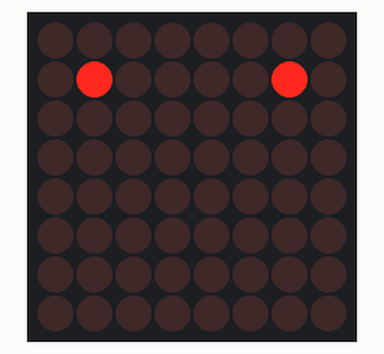
Simulated run of this program. Board: Raspberry Pi Pico running MicroPython. On the bench: 8×8 LED matrix. At 8.5 s the program stops and its outputs stay as they are.

Above: at 0.17 s.
At 1.94 s:
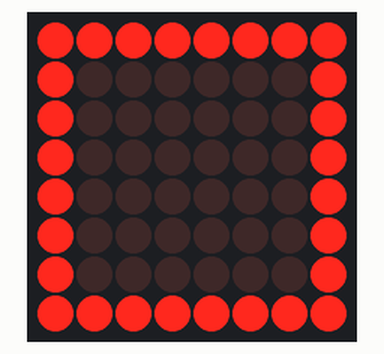
At 3.83 s:
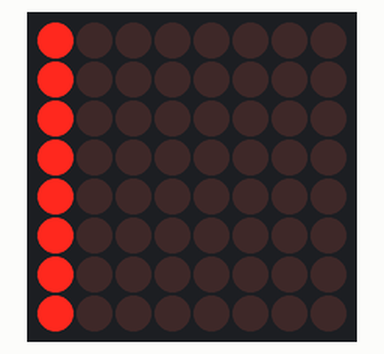
At 4.79 s:
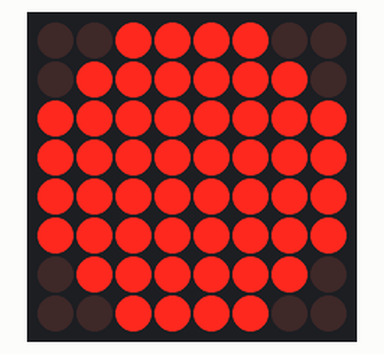
At 6.14 s:
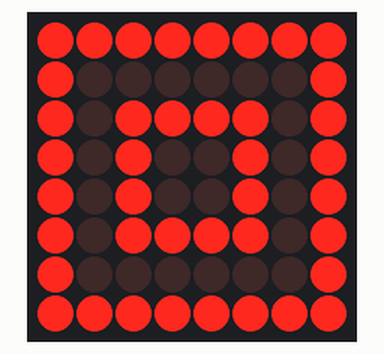
At 8.1 s:
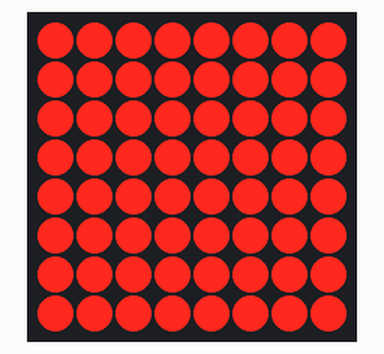

Measured:
- what the display in image 1 shows lasts 0.4 s, from 1.7 s to 2.1 s
- what the display in image 5 shows lasts 0.5 s, from 8.0 s to 8.5 s

The program:

matrix8x8_bitbang.py
```python
"""
Teste da Matriz LED 8x8 com MAX7219 via Bit-Bang
================================================

Este script testa uma matriz LED 8x8 usando o driver MAX7219
através de comunicação SPI implementada manualmente (bit-bang).

Hardware necessário:
- Matriz LED 8x8
- Driver MAX7219
- Raspberry Pi Pico RP2040

Conexões (usando GPIOs disponíveis):
- DIN: Pino 4  (Data In)
- CS:  Pino 5  (Chip Select)
- CLK: Pino 3  (Clock)
- VCC: 3.3V
- GND: GND

Autor: Original
"""

from machine import Pin
import time

# Usando apenas os GPIOs disponíveis: 29, 28, 5, 4, 3, 2
DIN = Pin(4,  Pin.OUT)  # Data In
CS  = Pin(5,  Pin.OUT)  # Chip Select
CLK = Pin(3,  Pin.OUT)  # Clock

def send_byte(data):
    for i in range(8):
        CLK.off()
        DIN.value((data >> (7 - i)) & 1)
        CLK.on()

def max7219_write(register, data):
    CS.off()
    send_byte(register)
    send_byte(data)
    CS.on()

def max7219_init():
    CS.on()
    max7219_write(0x09, 0x00)  # Decoding: off
    max7219_write(0x0A, 0x0F)  # Brightness: max
    max7219_write(0x0B, 0x07)  # Scan limit: 7 (all digits)
    max7219_write(0x0C, 0x01)  # Shutdown: 1 (normal operation)
    max7219_write(0x0F, 0x00)  # Display test: off
    # Limpa o display
    for i in range(1, 9):
        max7219_write(i, 0)

def clear():
    for i in range(1, 9):
        max7219_write(i, 0)

def show_pattern(pattern, delay=0.2):
    for i, val in enumerate(pattern):
        max7219_write(i+1, val)
    time.sleep(delay)

max7219_init()

# 1. X animado
for _ in range(2):
    for i in range(8):
        row = (1 << i) | (1 << (7 - i))
        pattern = [0]*8
        pattern[i] = row
        show_pattern(pattern, 0.1)
    clear()

# 2. Quadrado girando
square = [
    0b11111111,
    0b10000001,
    0b10000001,
    0b10000001,
    0b10000001,
    0b10000001,
    0b10000001,
    0b11111111
]
for _ in range(2):
    show_pattern(square, 0.4)
    show_pattern([0b00000000]*8, 0.2)
clear()

# 3. Snake (cobrinha)
snake = [0b00000001]
for i in range(1, 8):
    snake.append(snake[-1] << 1)
for s in snake + snake[::-1]:
    show_pattern([s]*8, 0.1)
clear()

# 4. Círculo piscando
circle = [
    0b00111100,
    0b01111110,
    0b11111111,
    0b11111111,
    0b11111111,
    0b11111111,
    0b01111110,
    0b00111100
]
for _ in range(3):
    show_pattern(circle, 0.2)
    show_pattern([0b00000000]*8, 0.2)
clear()

# 5. Caminho em espiral
spiral = [
    0b11111111,
    0b10000001,
    0b10111101,
    0b10100101,
    0b10100101,
    0b10111101,
    0b10000001,
    0b11111111
]
for _ in range(2):
    show_pattern(spiral, 0.4)
    show_pattern([0b00000000]*8, 0.2)
clear()

# 6. Aleatório: "caminhando" na diagonal
for i in range(8):
    pattern = [0]*8
    pattern[i] = 1 << i
    show_pattern(pattern, 0.1)
clear()

# Fim: tudo aceso e tudo apagado
show_pattern([0xFF]*8, 0.5)
clear() 
```
